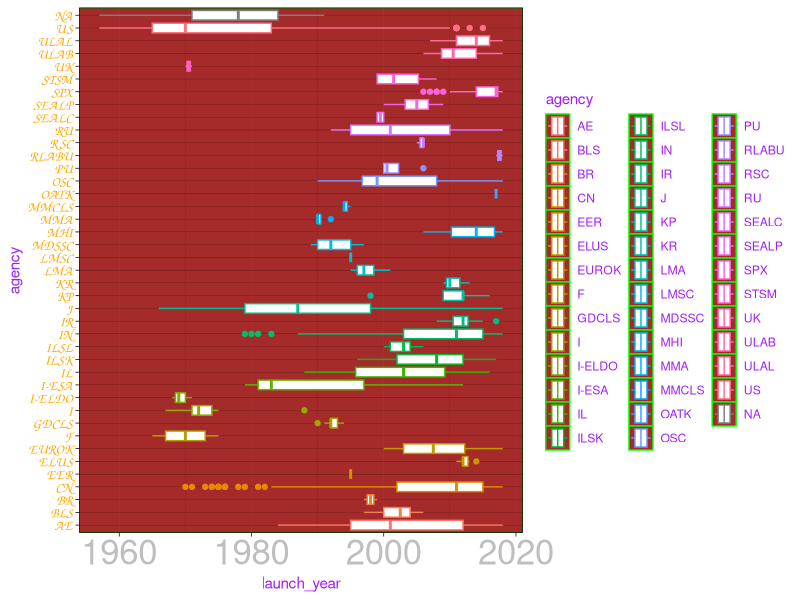

Recreate this plot in R.
## ---- chunk 1
knitr::opts_chunk$set(echo = TRUE)
library(here)
library(tidyverse)
library(ggplot2)
## ---- chunk 2
space_launches <- read_csv(here("data", "space_launches.csv"))
## ---- chunk 3
ggplot(data = space_launches, aes(y = agency, x = launch_year)) +
  geom_boxplot(aes(color = agency)) + theme_linedraw() +
  theme(panel.grid.major.x = element_line(color = "magenta"),
        axis.text.y = element_text(color = "orange", size = 10, family = "Comic Sans MS"),
        axis.text.x = element_text(color = "grey", size = 25),
        text = element_text(color = "purple"),
        panel.background = element_rect(color = "green", fill = "brown"))
        
  

  
